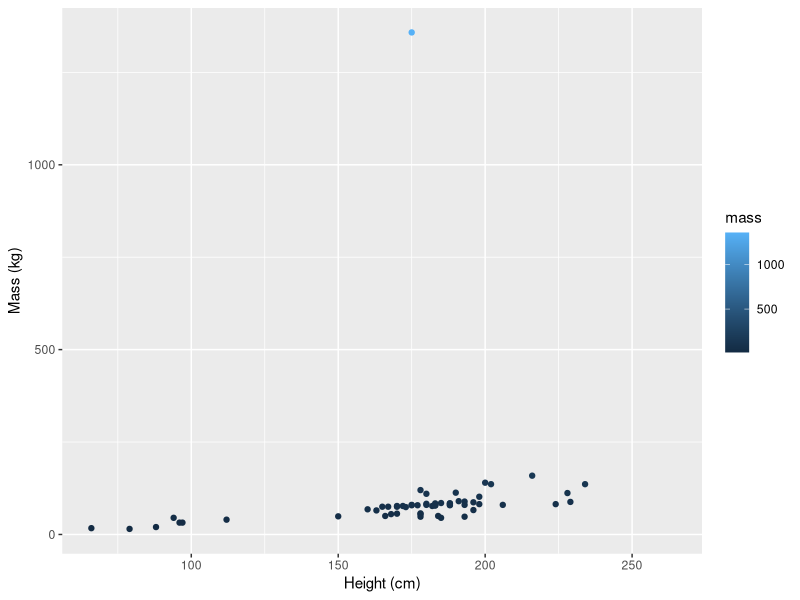
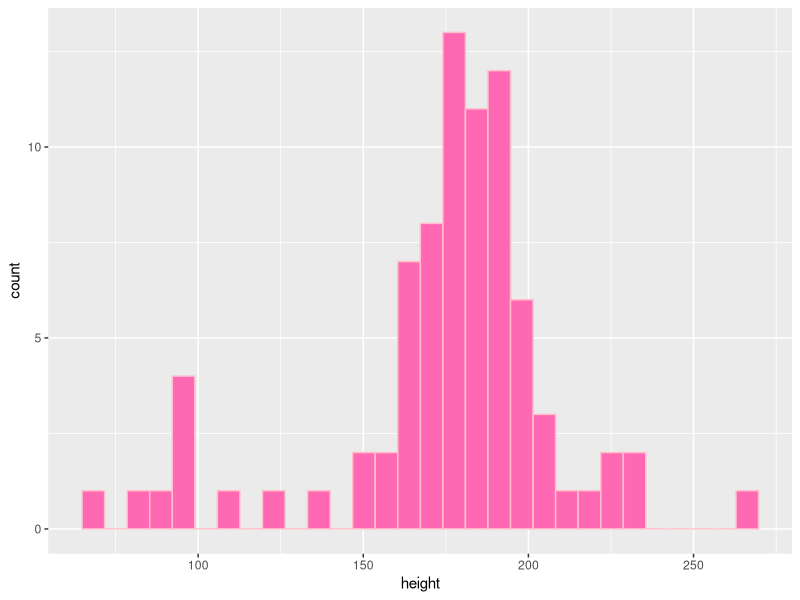

Write the R code that produced these figures, in order.
## ---- chunk 1
#| warning: false
#| message: false
library(tidyverse)
## ---- chunk 2
#| include: false
# return the first 6 lines of the starwars data
head(starwars)

# retunr the dimensions of the starwars data
dim(starwars)
## ---- chunk 3
#| warning: false
#| echo: false
ggplot(data = starwars, aes(x = height, y = mass, color = mass))+
  geom_point()+
  labs(x = "Height (cm)", 
       y = "Mass (kg)")
## ---- chunk 4
#| warning: false
#| fig-cap: "caption text"
#| fit-alt: "figure alt text"
ggplot(data = starwars, aes(x = height)) +
  geom_histogram(color = "pink", fill = "hotpink")
## ---- chunk 5
sw_height_mean <- mean(starwars$height, na.rm = TRUE)
sw_height_median <- median(starwars$height, na.rm = TRUE)
sw_height_var <- var(starwars$height, na.rm = TRUE)
sw_height_sd <- sd(starwars$height, na.rm = TRUE)
